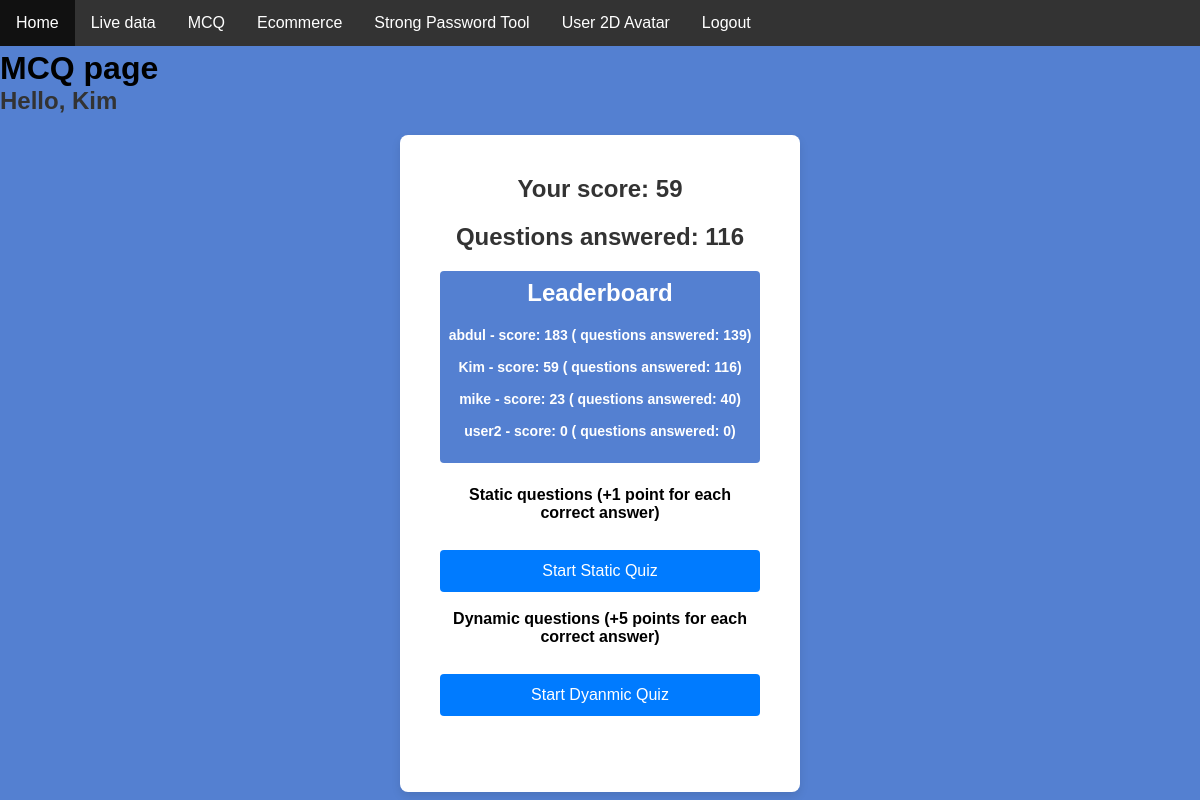
/mcq/ (signed in), run on the app's committed database.
### MCQapp/models.py (models this page shows, shortened)
class MCQstats(models.Model):
    score = models.IntegerField(validators=[MinValueValidator(0)])
    questions_answered = models.IntegerField()
    user = models.OneToOneField(User, on_delete=models.CASCADE) # each user has only one row

### MCQapp/views.py (the view)
# urls.py: path("", views.mcqHome, name="mcqHome"),
@login_required(login_url='login_user')
def mcqHome(request):
    user = request.user
    top_stats = MCQstats.objects.order_by('-score')[:10]
    user_score = MCQstats.objects.get(user=user).score
    user_questions_answered = MCQstats.objects.get(user=user).questions_answered
    return render(request, "mcqPage.html", {"user_score" : user_score,
                                            "top_stats" : top_stats,
                                            "user_questions_answered" : user_questions_answered,
                                            "user_name" : user.username})

### MCQapp/templates/mcqPage.html (shortened to what this page needs)
{% extends "base.html" %}
{% load static %}
{% block page %}
<link rel="stylesheet" href="{% static 'css/MCQ/MCQhome.css' %}">
<h1>MCQ page</h1>
<h2>Hello, {{ user_name }}</h2>
<div class="center-form">
    <div class="mcq-home-container">
        <div class="score-container">
            <h2>Your score: {{ user_score }}</h2>
            <h2>Questions answered: {{ user_questions_answered }}</h2>
        </div>
        <div class="leaderboard">
            <h2 style="color: white; font-weight: bold;">Leaderboard</h2>
            {% for stat in top_stats %}
                <p id="user_stats_text"> {{ stat.user.username }} - score: {{ stat.score }} ( questions answered: {{ stat.questions_answered }})</p> <br>
            {% endfor %}
        </div> <br>
        <div class="staticQuestions">
            <label>Static questions (+1 point for each correct answer)</label> <br>
            <button onclick="startStaticQuiz()">Start Static Quiz</button>
        </div> <br>
        <div class="dynamicQuestions">
            <label>Dynamic questions (+5 points for each correct answer)</label> <br>
            <button onclick="startDynamicQuiz()"> Start Dyanmic Quiz</button>
        </div>
    </div>
</div>
{% endblock %}

### static/css/base.css (style rules this page uses)
* { margin: 0; padding: 0; box-sizing: border-box; font-family: Arial, sans-serif; }
html, body { margin: 0; padding: 0; }

### static/css/MCQ/MCQhome.css (style rules this page uses)
* { margin: 0; padding: 0; box-sizing: border-box; font-family: Arial, sans-serif; }
body { background-color: #5480d1; margin: 0; }
.center-form { display: flex; justify-content: center; align-items: center; }
.mcq-home-container { background-color: white; padding: 40px; border-radius: 8px; box-shadow: 0 4px 10px rgba(0, 0, 0, 0.1); width: 100%; max-width: 400px; text-align: center; }
button { width: 100%; padding: 12px; background-color: #007bff; color: white; font-size: 16px; border: none; border-radius: 4px; cursor: pointer; }
#user_stats_text { color: white; font-weight: bold; }
label { font-weight: bold; display: block; margin-bottom: 10px; }
h2 { margin-bottom: 20px; font-size: 24px; color: #333; }
.leaderboard { background-color: #5480d1; border-radius: 4px; padding: 8px; max-height: 200px; overflow-y: auto; margin: 5px 0; font-size: 14px; }

### data on the page
MCQstats: user.username "abdul", score "183", questions_answered "139"
MCQstats: user.username "Kim", score "59", questions_answered "116"
MCQstats: user.username "mike", score "23", questions_answered "40"
MCQstats: user.username "user2", score "0", questions_answered "0"

### other printed values
{{ user_name }} "Kim"
{{ user_score }} "59"
{{ user_questions_answered }} "116"
